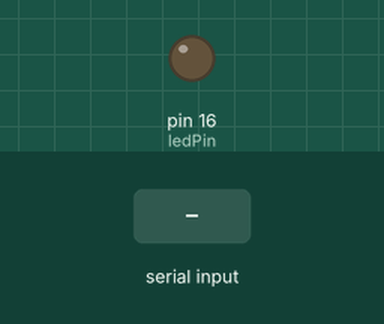
This sketch was run on a simulated Arduino Uno, built with avr-gcc and run on an emulated ATmega328P. Parts: output pins drawn as LEDs (lit = HIGH). The test bench sets the inputs (shaded band).

Above: at 1.2 s.
1.3 s: "1" received over the second serial link
At 2.5 s:
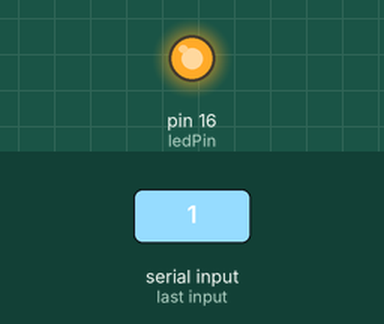
2.8 s: "0" received over the second serial link
At 3.6 s:
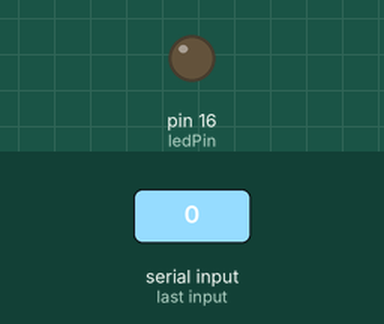
Timing chart, 0 to 5.8 s (numbered marks = the images above; inputs shaded):
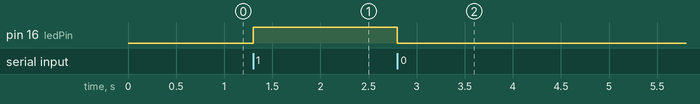

Measured:
- after the input at 1.3 s, pin 16 (ledPin): LOW → HIGH at once
- after the input at 2.8 s, pin 16 (ledPin): HIGH → LOW at once

The sketch:

placaslave.ino
```cpp
#include "SoftwareSerial.h"// Inclui a biblioteca SoftwareSerial

#define ledPin 16 // numero do pino onde o LED esta conectado

// Cria uma serial em software
SoftwareSerial blackBoardMaster(2,3); // (RX, TX)

void setup() {
  // inicia a serial em software com uma taxa de 9600 bit/s
  blackBoardMaster.begin(9600);

  pinMode(ledPin, OUTPUT);  // configura o pino do LED como saida
}

void loop() {
  // verifica se existem dados para serem lidos na serial
  if (blackBoardMaster.available() > 0){
    // le o byte recebido
    char received = blackBoardMaster.read();

    // se o byte recebido corresponde ao caractere '0'(48) apaga o LED
    if (received == '0'){
      digitalWrite(ledPin, LOW);
    }

    // se o byte recebido corresponde ao caractere '1'(49) acende o LED
    if (received == '1'){
      digitalWrite(ledPin,HIGH);
    }
  }
}
```
